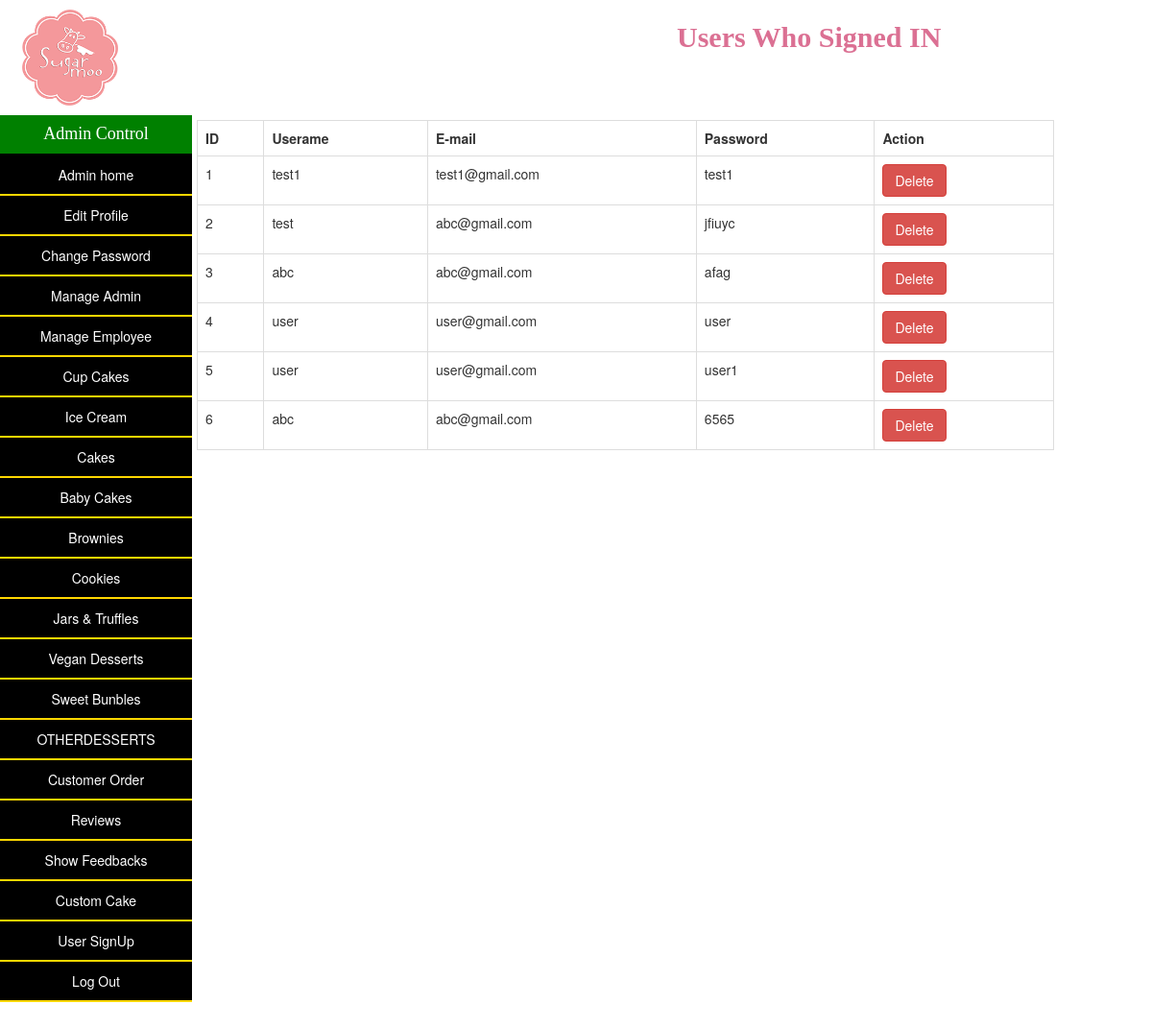
The app's page /admin/user_signup.php (signed in) with its own data.
### tables this page shows
CREATE TABLE `user` (
  `u_id` int(11) NOT NULL,
  `u_name` varchar(255) NOT NULL,
  `u_email` varchar(255) NOT NULL,
  `u_password` varchar(255) NOT NULL
);

### config/database.php (called while the page is built, shortened)
<?php
class Database{
    public $host = HOST;
    public $user = USER;
    public $password = PASSWORD;
    public $database = DATABASE;
    public $link;
    public function dbConnect(){
        $this->link = mysqli_connect($this->host, $this->user, $this->password, $this->database);
    }
    public function select($sql){
        $result = mysqli_query($this->link, $sql) or die($this->link->error.__LINE__);
        if(mysqli_num_rows($result) > 0){
            return $result;
        }else{
            return false;
        }
    }
}
?>

### admin/user_signup.php (the view, shortened to what this page needs)
<?php
include_once '../config/database.php';
	$db = new Database();
?>
<!DOCTYPE html>
<html lang="">
<head>
    <link rel="stylesheet" href="https://maxcdn.bootstrapcdn.com/bootstrap/3.4.1/css/bootstrap.min.css">
    <link rel="stylesheet" type="text/css" href="fancyBox/jquery.fancybox.css" media="screen">
    <link rel="stylesheet" href="style.css">
</head>
<body>
    <div class="container-fluid" style="height:80%; padding:0;">
        <div class="row" style="height:100%;">
            <div class="col-md-2 text-center" id="navDiv">
                <img src="../images/nav-logo-new.png" alt="Company Logo" width="100px;" height="100px;" style="margin-left: -30px; margin-top: 10px;">
                <h4 id="title" style="width: 200px; margin-bottom: 0; font-family: cursive">Admin Control</h4>
                <ul id="navList" >
					<li><a href="admin_home.php">Admin home</a></li>
                    <li><a href="edit_profile.php">Edit Profile</a></li>
                    <li><a href="change_password.php">Change Password</a></li>
                    <li><a href="manage_admin.php">Manage Admin</a></li>
                    <li><a href="manage_employee.php">Manage Employee</a></li>
                    <li><a href="manage_cupcakes.php">Cup Cakes</a></li>
					<li><a href="manage_icecream.php">Ice Cream</a></li>
					<li><a href="manage_cakes.php">Cakes</a></li>
					<li><a href="manage_babycakes.php">Baby Cakes</a></li>
					<li><a href="manage_brownies.php">Brownies</a></li>
					<li><a href="manage_cookies.php">Cookies</a></li>
					<li><a href="manage_jars&truffles.php">Jars & Truffles</a></li>
					<li><a href="manage_vegandesserts.php">Vegan Desserts</a></li>
					<li><a href="manage_sweetbundle.php">Sweet Bunbles</a></li>
					<li><a href="manage_product.php">OTHERDESSERTS</a></li>
                    <li><a href="customer_order.php">Customer Order</a></li>
                    <li><a href="reviews.php">Reviews</a></li>
                    <li><a href="show_feedbacks.php">Show Feedbacks</a></li>
					<li><a href="custom_cake.php">Custom Cake</a></li>
					<li><a href="user_signup.php">User SignUp</a></li>
                    <li><a href="logout.php">Log Out</a></li>
                </ul>
            </div>
            <div class="col-md-9 " >
                <h2><b style="font-family: cursive; color: palevioletred; margin-left: 500px; ">Users Who Signed IN</b></h2>
                <br>
                <br>
                <br>
                    <div class="card-body">
                        <table class="table table-bordered">
                            <tr>
                                <th>ID</th>
                                <th>Userame</th>
                                <th>E-mail</th>
                                <th>Password</th>
                                <th>Action</th>
                            </tr>
                            <?php
                $sql = "select * from user order by u_id asc";
                $result = $db->select($sql);
                if($result){
                    while($row = mysqli_fetch_assoc($result)){
                ?>
                <tr>
                    <td><?=$row['u_id']?></td>
                    <td><?=$row['u_name']?></td>
                    <td><?=$row['u_email']?></td>
                    <td><?=$row['u_password']?></td>
                    <td>
                        <a href="?deleteID=<?=$row['u_id']?>" onclick="return confirm('Are you sure you want to delete?')" class="btn btn-danger">Delete</a>
                    </td>
                </tr>
                <?php
                    }
                }
                ?>
                        </table>
                    </div>
                </div>
            </div>
</body>
</html>

### admin/style.css (style rules this page uses)
html, body { height: 100%; }
#title { background-color: green; color: white; display: block; border-bottom: 2px solid black; padding: 10px; text-align: center; }
#navList { list-style-type: none; margin: 0; width: 200px; background-color: #e6ffe6; height: 100%; }
#navList li { margin-left: -40px; display: block; background-color:black; color: white; border-bottom: 2px solid #FFD700; padding: 10px; }
#navList a { display: block; text-decoration: none; color: inherit; }

### records on screen
user: u_id "1", u_name "test1", u_email "test1@gmail.com", u_password "test1"
user: u_id "2", u_name "test", u_email "abc@gmail.com", u_password "jfiuyc"
user: u_id "3", u_name "abc", u_email "abc@gmail.com", u_password "afag"
user: u_id "4", u_name "user", u_email "user@gmail.com", u_password "user"
user: u_id "5", u_name "user", u_email "user@gmail.com", u_password "user1"
user: u_id "6", u_name "abc", u_email "abc@gmail.com", u_password "6565"
